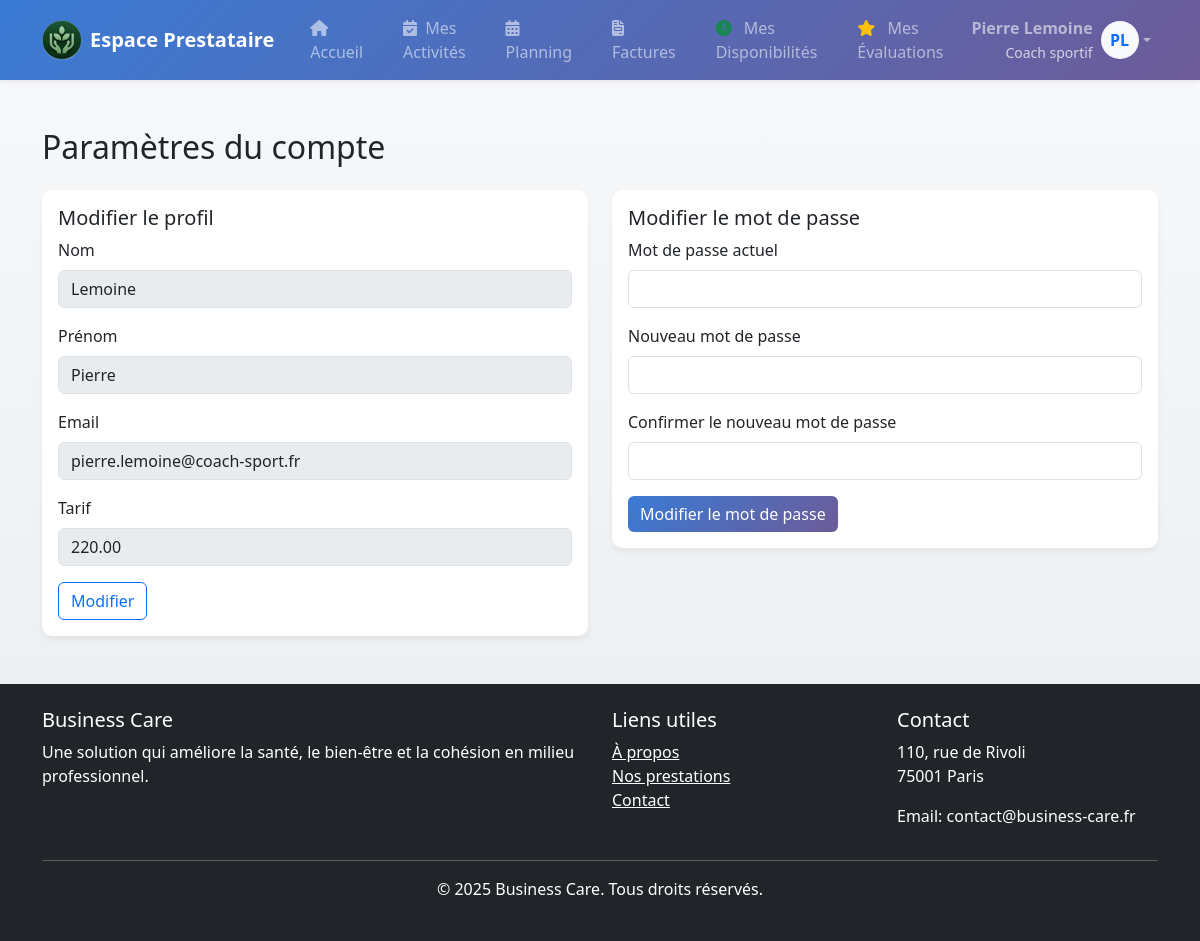
The app's page /frontOffice/prestataire/settings.php (signed in) with its own data.
### tables this page shows
CREATE TABLE `prestataire` (
  `prestataire_id` int(11) NOT NULL,
  `email` varchar(255)  NOT NULL,
  `password` varchar(255) NOT NULL,
  `nom` varchar(255) DEFAULT NULL,
  `prenom` varchar(255) DEFAULT NULL,
  `type` varchar(255) DEFAULT NULL,
  `description` varchar(255) DEFAULT NULL,
  `tarif` decimal(10,2) DEFAULT NULL,
  `date_debut_disponibilite` date DEFAULT NULL,
  `date_fin_disponibilite` date DEFAULT NULL,
  `est_candidat` boolean  NOT NULL,
  `token` varchar(255) DEFAULT NULL,
  `expiration` datetime DEFAULT NULL,
  `desactivate` boolean DEFAULT 0,
  `date_activite` datetime DEFAULT NULL
);

### api/dao/provider.php (called while the page is built, shortened)
<?php
function getProviderById($id)
{
    $db = getDatabaseConnection();
    $sql = "SELECT prestataire_id, nom, prenom, email, type, tarif, date_debut_disponibilite, date_fin_disponibilite, description
            FROM prestataire
            WHERE prestataire_id = :id";
    $stmt = $db->prepare($sql);
    $stmt->execute(['id' => $id]);
    return $stmt->fetch(PDO::FETCH_ASSOC);
}

### frontOffice/prestataire/settings.php (the view, shortened to what this page needs)
<?php
include_once __DIR__ . '/includes/head.php';
include_once __DIR__ . '/includes/header.php';
require_once $_SERVER['DOCUMENT_ROOT'] . '/api/dao/provider.php';
$prestataire = getProviderById($_SESSION['prestataire_id']);
?>
<div class="container mt-5">
    <h2>Paramètres du compte</h2>
    <div class="row mt-4">
        <div class="col-md-6">
            <div class="card">
                <div class="card-body">
                    <h5 class="card-title">Modifier le profil</h5>
                    <form id="profileForm">
                        <div class="mb-3">
                            <label for="nom" class="form-label">Nom</label>
                            <input type="text" class="form-control" id="nom" value="<?php echo $prestataire['nom']; ?>" disabled>
                        </div>
                        <div class="mb-3">
                            <label for="prenom" class="form-label">Prénom</label>
                            <input type="text" class="form-control" id="prenom" value="<?php echo $prestataire['prenom']; ?>" disabled>
                        </div>
                        <div class="mb-3">
                            <label for="email" class="form-label">Email</label>
                            <input type="email" class="form-control" id="email" value="<?php echo $prestataire['email']; ?>" disabled>
                        </div>
                        <div class="mb-3">
                            <label for="tarif" class="form-label">Tarif</label>
                            <input type="number" class="form-control" id="tarif" value="<?php echo $prestataire['tarif']; ?>" disabled>
                        </div>
                        <button type="button" class="btn btn-outline-primary" onclick="toggleEditMode()">Modifier</button>
                    </form>
                </div>
            </div>
        </div>
        <div class="col-md-6">
            <div class="card">
                <div class="card-body">
                    <h5 class="card-title">Modifier le mot de passe</h5>
                    <form id="passwordForm">
                        <div class="mb-3">
                            <label for="currentPassword" class="form-label">Mot de passe actuel</label>
                            <input type="password" class="form-control" id="currentPassword" required>
                        </div>
                        <div class="mb-3">
                            <label for="newPassword" class="form-label">Nouveau mot de passe</label>
                            <input type="password" class="form-control" id="newPassword" required>
                        </div>
                        <div class="mb-3">
                            <label for="confirmPassword" class="form-label">Confirmer le nouveau mot de passe</label>
                            <input type="password" class="form-control" id="confirmPassword" required>
                        </div>
                        <button type="submit" class="btn btn-primary">Modifier le mot de passe</button>
                    </form>
                </div>
            </div>
        </div>
    </div>
</div>
<?php include_once __DIR__ . '/includes/footer.php'; ?>
</body>
</html>

### frontOffice/prestataire/includes/header.php (style rules this page uses)
body { background: linear-gradient(to bottom, #f8f9fa, #e9ecef); min-height: 100vh; }
.card { border: none; border-radius: 10px; box-shadow: 0 4px 6px rgba(0,0,0,0.05); transition: transform 0.2s, box-shadow 0.2s; }
.btn-primary { background: linear-gradient(135deg, #3a7bd5 0%, #6d5b98 100%); border: none; }

### records on screen
prestataire: nom "Lemoine", prenom "Pierre", email "pierre.lemoine@coach-sport.fr", tarif "220.00"

### other values on screen
$_SESSION['prenom'] . ' ' . $_SESSION['nom'] "Pierre Lemoine"
$_SESSION['type'] "Coach sportif"
substr($_SESSION['prenom'], 0, 1) "P"
substr($_SESSION['nom'], 0, 1) "L"
